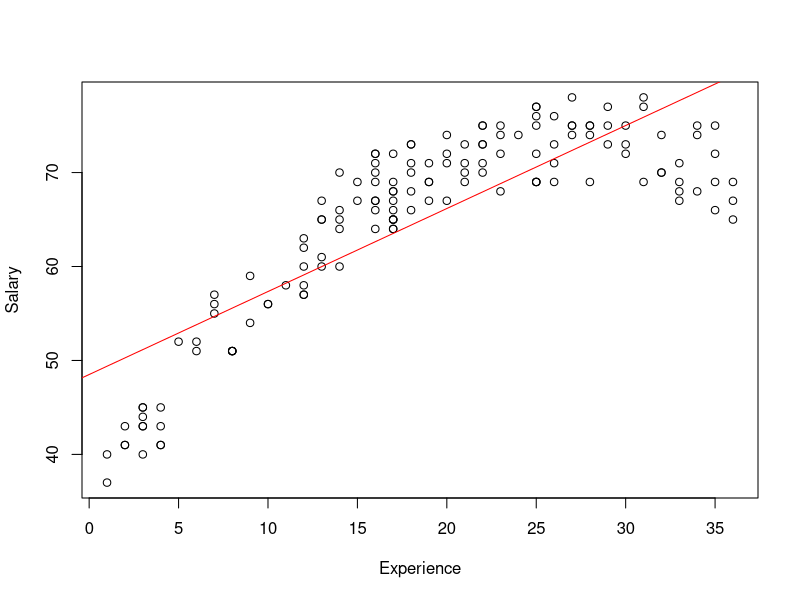
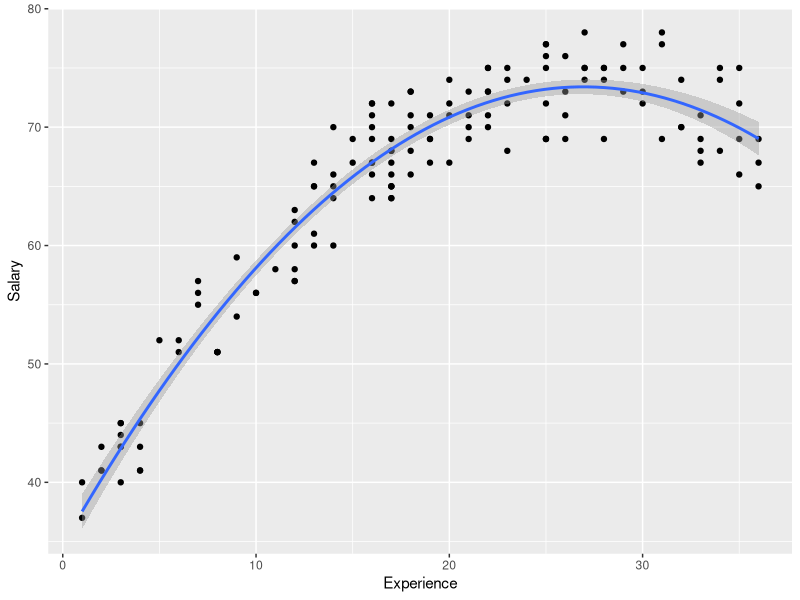
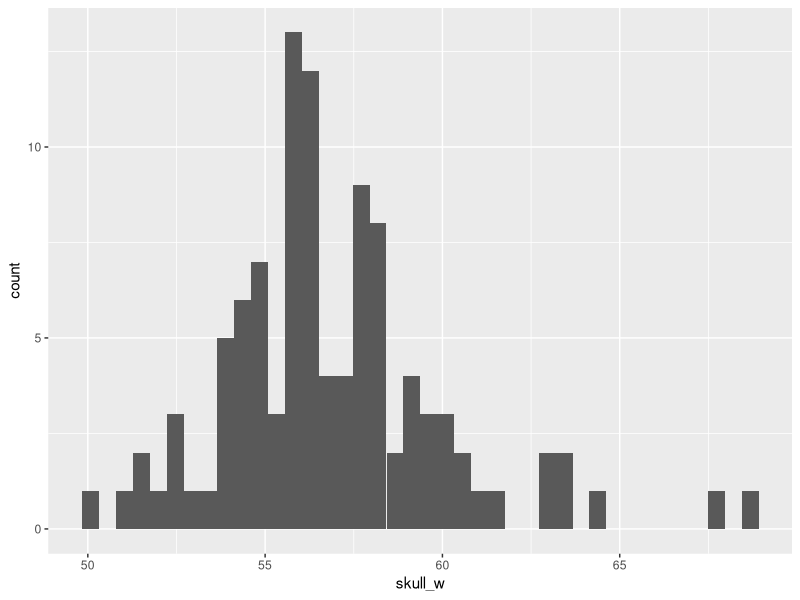
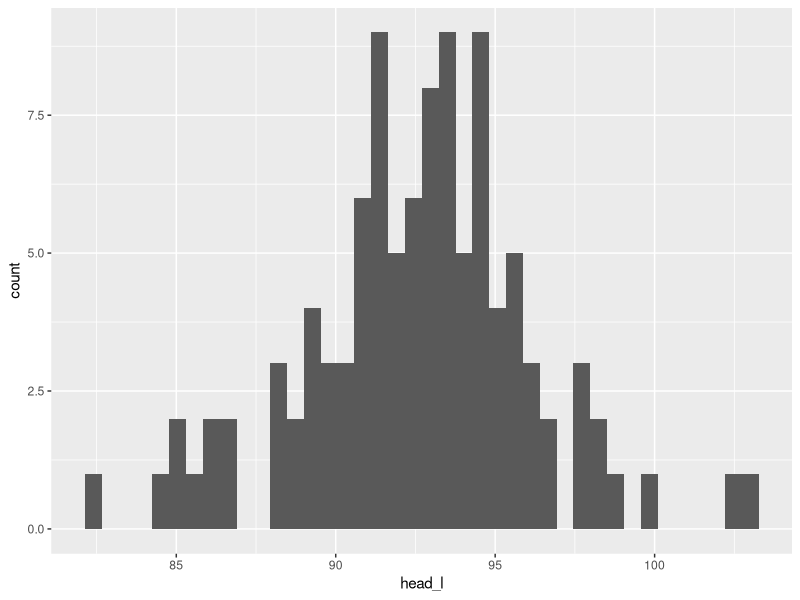
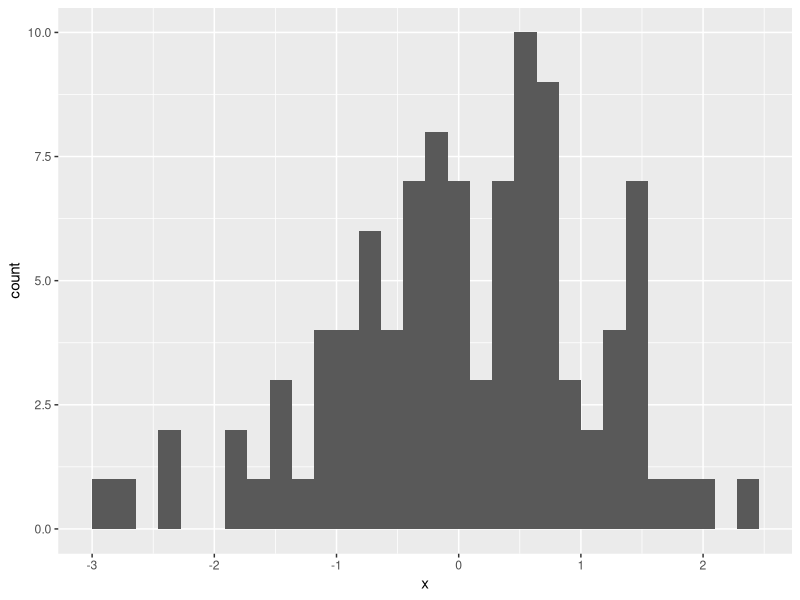
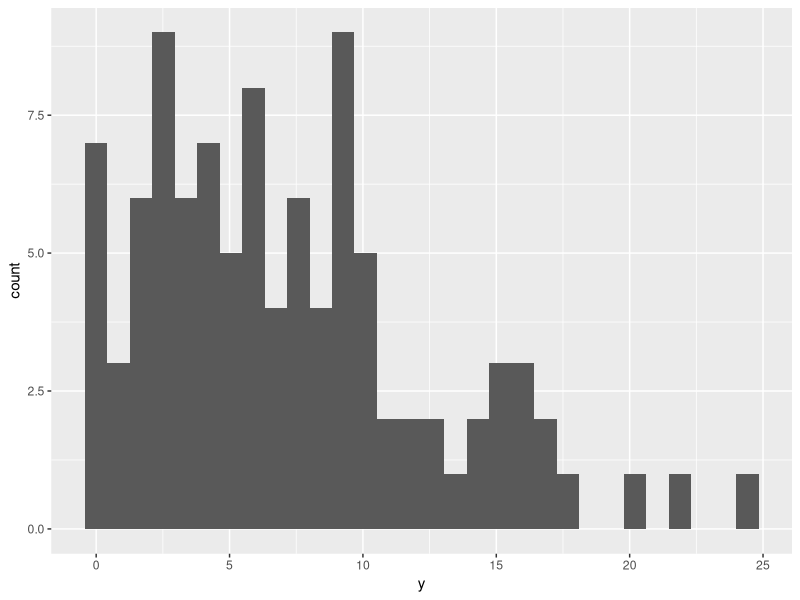
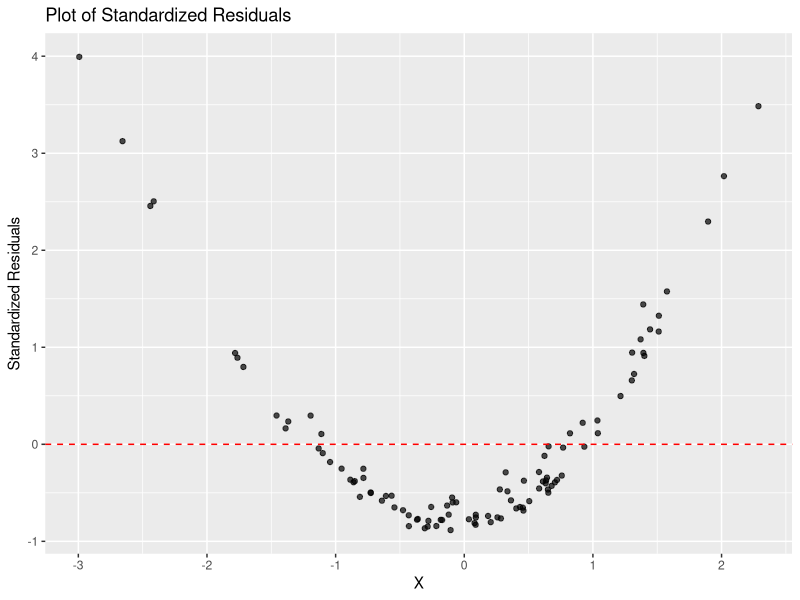
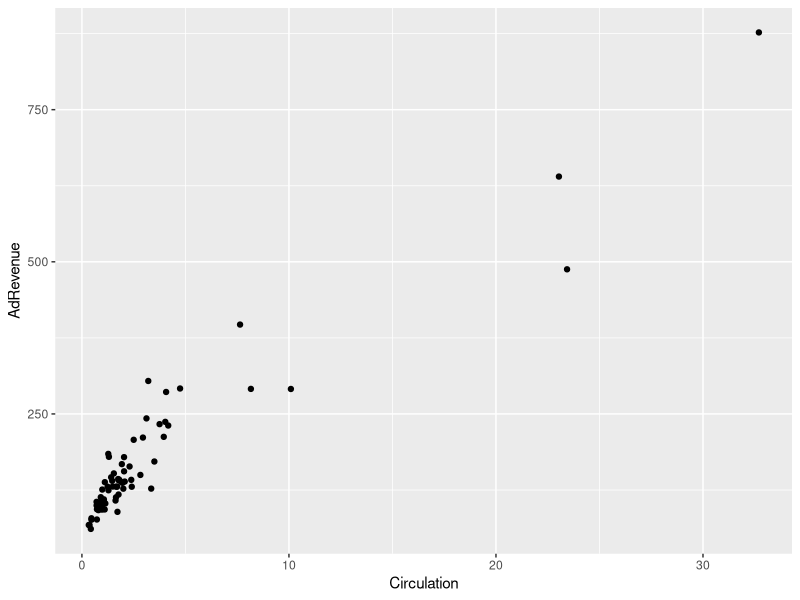

The R script that drew these images, in order:
## ---- chunk 1
ProfSalary <- read.table("profsalary.txt", header=TRUE)

lm1 <- lm(Salary ~ Experience, data=ProfSalary)

plot(Salary ~ Experience, data=ProfSalary)

abline(lm1, col="red")

Salary = ProfSalary$Salary
Experience = ProfSalary$Experience
## ---- chunk 2
library(ggplot2)
ggplot(data=ProfSalary, aes(Experience, Salary)) +
  geom_point() +
  stat_smooth(method='lm',formula = y ~ poly(x,2))
## ---- chunk 3
    #Load ggplot2
    library(ggplot2)

    #Read the data
    Possum <- read.csv("midterm1data.csv")
    head(Possum)

    #Define Response and Predictor
    Y <- Possum$head_l
    X <- Possum$skull_w
## ---- chunk 4
#Set up 1 row 2 columns
par(mfrow=c(1,2))

ggplot(data = Possum, aes(x = skull_w)) + 
  geom_histogram(bins = 40)
ggplot(data = Possum, aes(x = head_l)) + 
  geom_histogram(bins = 40)
## ---- chunk 5
library(sn)

set.seed(42)

# Generate x values from a normal distribution
x <- rnorm(n = 100, mean = 0, sd = 1)

# Ensure x is strictly positive for log(x) computation
x_adjusted <- x + abs(min(x)) + 0.1

# Create y values using adjusted x to ensure all operations are finite
alpha <- 10
y <- rsn(n = 100, xi = 0.5 * x_adjusted^2 * log(x_adjusted), omega = 0.1 + 0.1 * abs(x_adjusted), alpha = alpha)

# Identify indices of finite y values
finite_indices <- which(is.finite(y))

# Filter both x and y to ensure they align and have the same length
x_aligned <- x[finite_indices]
y_aligned <- y[finite_indices]


# Fit a linear model and calculate residuals
model <- lm(y ~ x)
residuals <- rstandard(model)

ggplot() + 
  geom_histogram(aes(x = x))

ggplot() + 
  geom_histogram(aes(x = y))

ggplot() +
  geom_point(aes(x = x, y = residuals), alpha = 0.7) +
  geom_hline(yintercept = 0, linetype = "dashed", color = "red") +
  labs(title = "Plot of Standardized Residuals", x = "X", y = "Standardized Residuals")

## ---- chunk 6
quad = lm(y ~ poly(x,2))
summary(quad)
cube = lm(y~ poly(x,3))
summary(cube)
## ---- chunk 7
    #Load Ad Revenue
    ARev <- read.csv("AdRevenue.csv")
    head(ARev)
## ---- chunk 8
ggplot(data = ARev, aes(x = Circulation, y = AdRevenue)) +
  geom_point()

ggplot() +
  geom_histogram(data = ARev, aes(x = Circulation),bins = 50)

ggplot() +
  geom_histogram(data = ARev, aes(x = AdRevenue),bins = 50)
